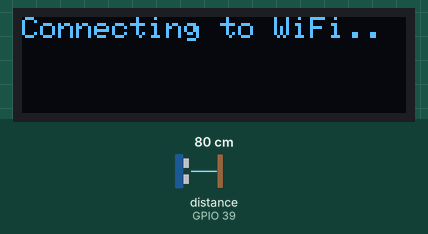
This sketch was run on a simulated ESP32. On the bench: 128×32 one-colour display. Wiring (inferred from the names in the program): ultrasonic range finder: trigger GPIO 36; echo GPIO 39. The inputs (shaded band) are chosen by the test bench; at power-on: distance to the obstacle (sensor on GPIO 39) 80 cm. The echo pulse lasts 58.3 µs per cm; WiFi joins after 1.5 s; servers stay silent unless stated.

Above: at 1.2 s.
At 4.3 s:
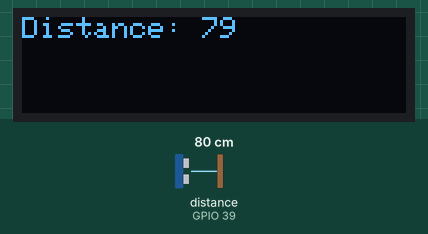
4.4 s: distance to the obstacle (sensor on GPIO 39) set to 2 cm
At 4.7 s:
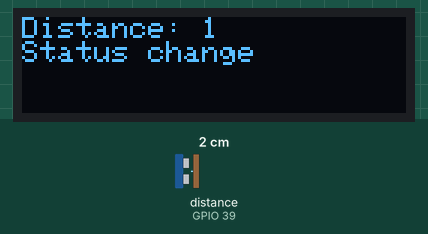
6.9 s: distance to the obstacle (sensor on GPIO 39) set to 4 cm
At 7.6 s:
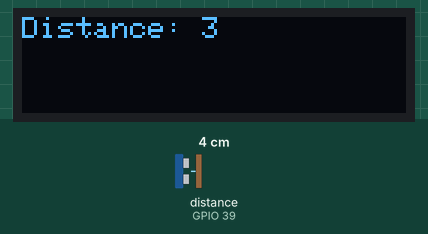
8.4 s: distance to the obstacle (sensor on GPIO 39) set to 9 cm
At 8.7 s:
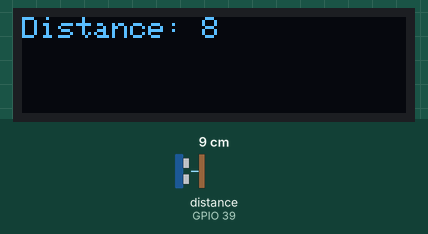
Timing chart, 0 to 11.4 s (numbered marks = the images above; inputs shaded):
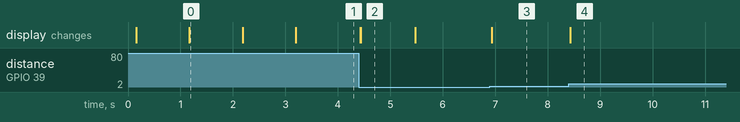

Measured:
- after the input at 4.4 s, the display: first changes at once (image 2 shows a later state)
- after the input at 6.9 s, the display: changes at once (image 3)
- after the input at 8.4 s, the display: changes at once (image 4)
- what the display in image 0 shows lasts 1.0 s, from 1.2 s to 2.2 s

The sketch:

OLED_WIFI.ino
```cpp
#include <SPI.h>
#include <Wire.h>
#include <Adafruit_GFX.h>
#include <Adafruit_SSD1306.h>
#include "WiFi.h"

//*Setup WiFi*//
const char * ssid = "******";
const char * password = "******";
// Set Static Local IP
IPAddress local_IP(192, 168, 50, 123);
// Set your Gateway IP address
IPAddress gateway(192, 168, 50, 123);
IPAddress subnet(255, 255, 0, 0);
int port = 8888;  //Port number
WiFiServer server(port);

//Setup display
#define SCREEN_WIDTH 128 // OLED display width, in pixels
#define SCREEN_HEIGHT 32 // OLED display height, in pixels
#define SCREEN_ADDRESS 0x3C
#define OLED_RESET     4 // Reset pin #
Adafruit_SSD1306 display(SCREEN_WIDTH, SCREEN_HEIGHT, &Wire, OLED_RESET);

//Setup ultrasonic
const int trigPin = 36;
const int echoPin = 39;
long duration;
int distance;
const int park_thresh = 15;
String dist;
bool occupied = false;
bool prev_occupied = false;
bool stat_change = false;

void getInput(WiFiClient client) {
  //Message Example /123/456/789/321
  String msg = "";
  while (client.available() > 0) {
    msg = String(client.readStringUntil('\n'));
    display_text(msg, true);
  }
  client.flush();
}

void display_wifi_info(bool clr) {
  if (clr) {
    display.clearDisplay();
  }
  display.setCursor(0, 0);
  display.print(F("WiFi: "));
  display.println(ssid);
  display.print(F("IP: "));
  display.println(WiFi.localIP());
  display.print(F("Port: "));
  display.println(port);
  display.display();
}

void display_wifi_connection() {
  display.clearDisplay();
  display.print(F("Connecting to WiFi"));
  display.display();
  if (!WiFi.config(local_IP, gateway, subnet)) {
    Serial.println("STA Failed to configure");
  }
  WiFi.mode(WIFI_STA);
  WiFi.begin(ssid, password); //Connect to wifi
  delay(100);
  while (WiFi.status() != WL_CONNECTED) {
    display.print(F("."));
    display.display();
    delay(1000);
  }
  server.begin();
  display_wifi_info(true);
}

void display_text(String text, bool clr) {
  if (clr) {
    display.clearDisplay();
    display.setCursor(0, 0);
  }
  display.setTextSize(1); // Draw 2X-scale text
  display.setTextColor(SSD1306_WHITE);
  display.println(text);
  display.display();      // Show initial text
}

void setup() {
  Serial.begin(115200);
  pinMode(trigPin, OUTPUT); // Sets the trigPin as an Output
  pinMode(echoPin, INPUT); // Sets the echoPin as an Input
  display.setTextSize(1); // Draw 2X-scale text
  display.setTextColor(SSD1306_WHITE);
  display.setCursor(0, 0);
  while (!display.begin(SSD1306_SWITCHCAPVCC, SCREEN_ADDRESS)) {
    Serial.println(F("SSD1306 allocation failed"));
  }
  display_wifi_connection();
  delay(1000);
  display.setTextSize(2);
}

void loop() {
  //display_text("looping", true);
  digitalWrite(trigPin, LOW);
  delayMicroseconds(2);
  // Sets the trigPin on HIGH state for 10 micro seconds
  digitalWrite(trigPin, HIGH);
  delayMicroseconds(10);
  digitalWrite(trigPin, LOW);
  // Reads the echoPin, returns the sound wave travel time in microseconds
  duration = pulseIn(echoPin, HIGH);
  // Calculating the distance
  distance = duration * 0.034 / 2;

  if (WiFi.status() == WL_CONNECTED) {
    prev_occupied = occupied;
    display.clearDisplay();
    //display_wifi_info(true);
    //display.print("Ready for client");
    //display.print("Distance:");
    //display.println(distance);
    if (distance < park_thresh) {
      occupied = true;
    } else {
      occupied = false;
    }
    if (occupied < 2000 && prev_occupied < 2000) {
      dist = "Distance: " + String(distance);
      display_text(dist, true);
      if (occupied != prev_occupied) {
        stat_change = true;
        display_text("Status change", false);
        delay(1000);
      } else {
        stat_change = false;
      }
    }
    display.display();
    WiFiClient client = server.available();

    if (client) {
      if (client.connected())
      {
        String msg = "Client connected";
        display_text(msg, true);
      }

      while (client.connected()) {
        getInput(client);
      }
      client.stop();
      display_text("Client disconnected", true);
    }
  }
  delay(10);
}
```
